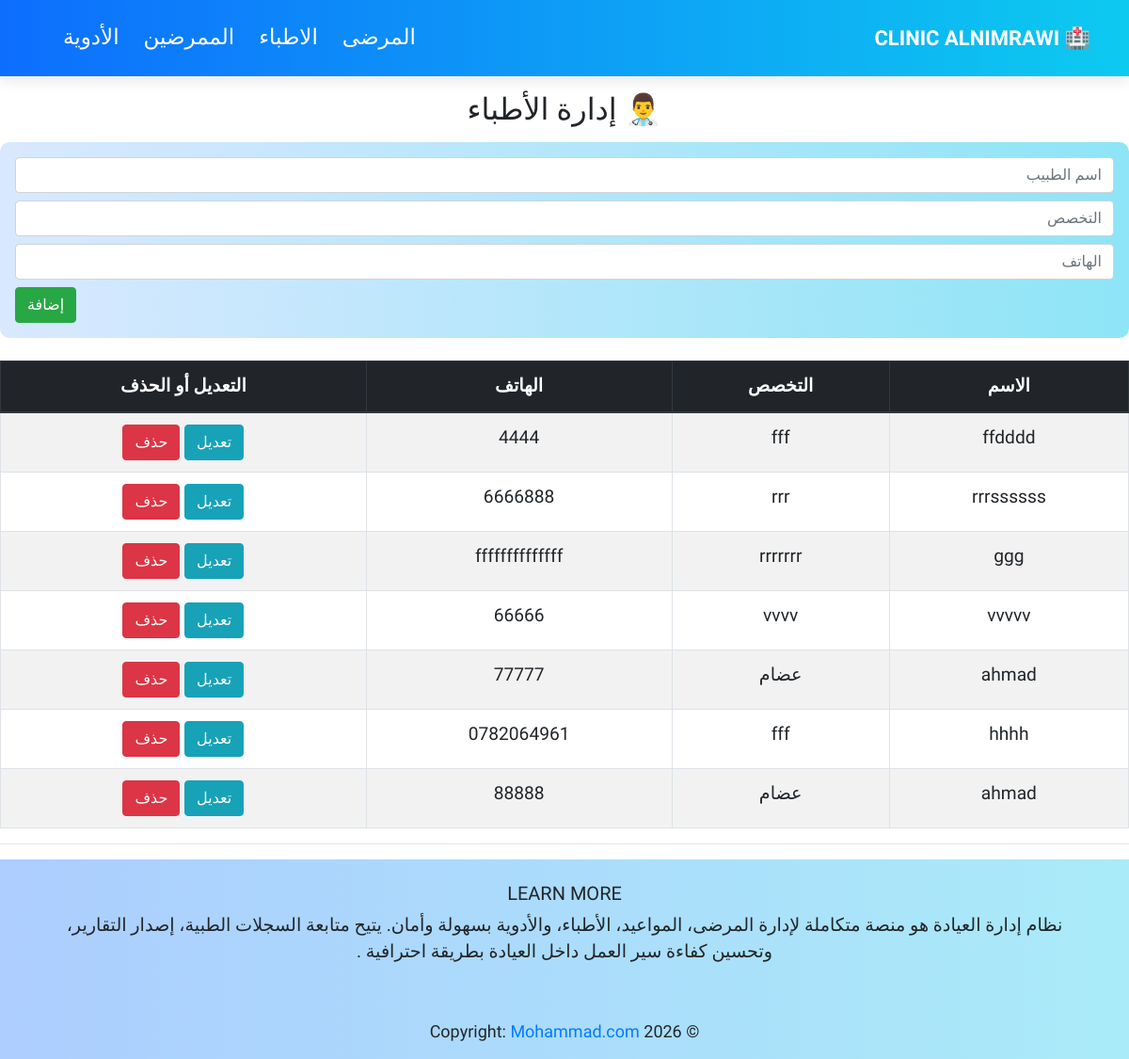
The app's page /doctors/ with its own data.
### appclinic/models.py (models this page shows, shortened)
class Doctors(models.Model):
    doctors_name = models.CharField(max_length=200)
    specialisation=models.CharField(max_length=100)
    phone = models.CharField(max_length=20)

### appclinic/views.py (the view)
# urls.py: path('doctors/', views.doctors, name='doctors'),
def doctors(request): #--------------------------------------------------------
    if request.method == "POST":
        form = DoctorForm(request.POST)
        if form.is_valid():
            form.save()
            return redirect('doctors')
    else:
        form = DoctorForm()
    all_doctors = Doctors.objects.all()
    context = {
        'form': form,
        'all_doctors': all_doctors
    }
    return render(request, 'pages/doctors.html',context)

### appclinic/forms.py
class DoctorForm(forms.ModelForm):
    class Meta:
        model = Doctors
        fields = '__all__'

### templates/pages/doctors.html (shortened to what this page needs)
{% extends 'base.html' %}
{% block content %}
<h2 class="text-center m-3">👨‍⚕️ إدارة الأطباء</h2>
<form action="" method="POST" class="p-3">
  <input type="text" name="doctors_name" placeholder="اسم الطبيب" class="form-control mb-2" required>
  <input type="text" name="specialisation" placeholder="التخصص" class="form-control mb-2" required>
  <input type="text" name="phone" placeholder="الهاتف" class="form-control mb-2" required>
  <button type="submit" class="btn btn-success">إضافة</button>
</form>
<table class="table table-striped table-bordered mt-4 text-center">
  <thead class="thead-dark">
    <tr>
      <th>الاسم</th>
      <th>التخصص</th>
      <th>الهاتف</th>
      <th>التعديل أو الحذف</th>
    </tr>
  </thead>
  <tbody>
   {% for p in all_doctors %}
    <tr>
      <td>{{p.doctors_name}}</td>
      <td>{{p.specialisation}}</td>
      <td>{{p.phone}}</td>
      <td>  <a href="{% url 'update_doctor' p.id %}" class="btn btn-info  ">تعديل</a>
         <a href="{% url 'delete_item' 'doctor' p.id %}" class="btn btn-danger  ">حذف</a> </td>
    </tr>
     {% endfor%}
  </tbody>
</table>
<hr>
{% endblock %}

### MYCLINC/static/style.css (style rules this page uses)
body { font-family: 'Cairo', sans-serif; font-size: larger; }
form { background: linear-gradient(90deg,#0d6dfd28,#35d0ef8f); border-radius: 10px; transition: transform 0.3s, box-shadow 0.9s; }

### records on screen
Doctors: doctors_name "ffdddd", specialisation "fff", phone "4444"
Doctors: doctors_name "rrrssssss", specialisation "rrr", phone "6666888"
Doctors: doctors_name "ggg", specialisation "rrrrrrr", phone "ffffffffffffff"
Doctors: doctors_name "vvvvv", specialisation "vvvv", phone "66666"
Doctors: doctors_name "ahmad", specialisation "عضام", phone "77777"
Doctors: doctors_name "hhhh", specialisation "fff", phone "0782064961"
Doctors: doctors_name "ahmad", specialisation "عضام", phone "88888"
